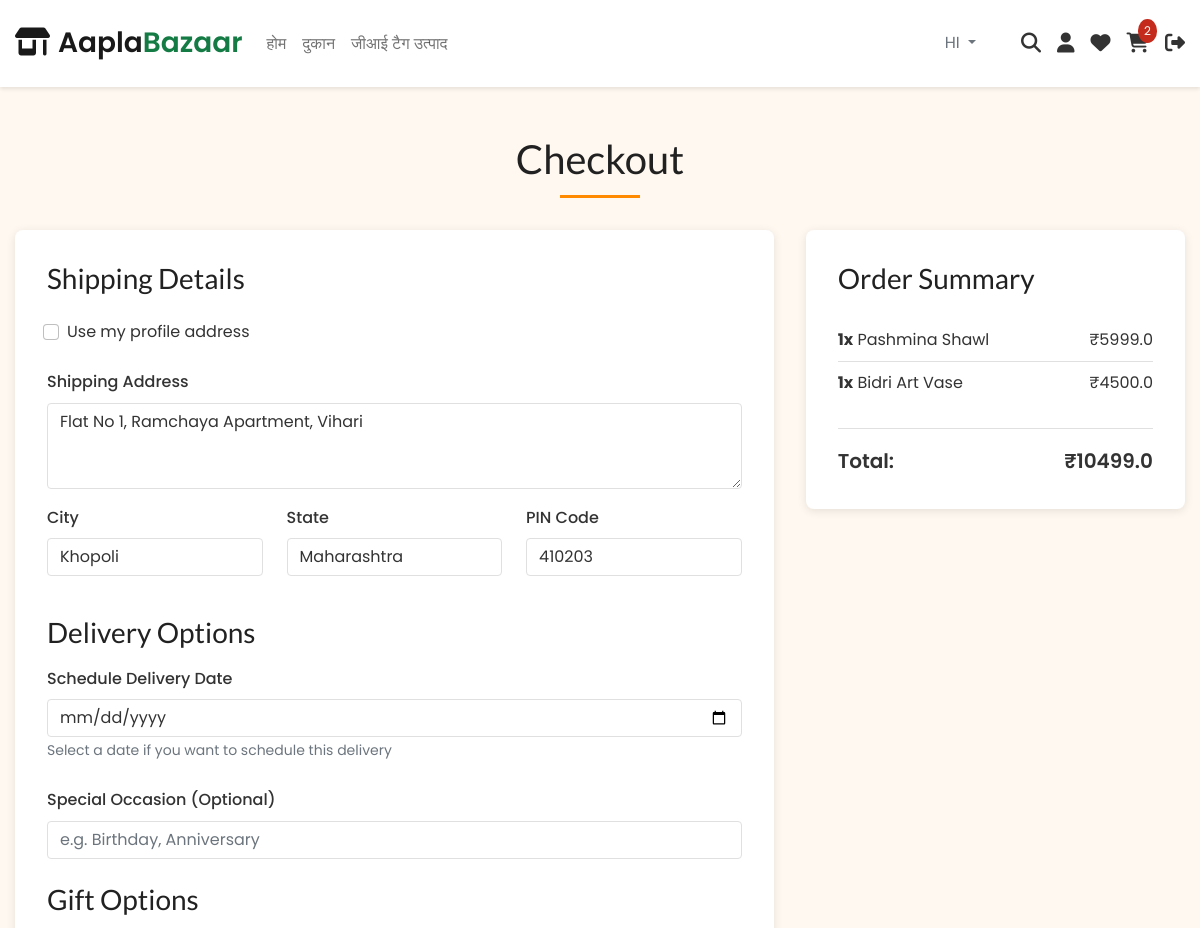
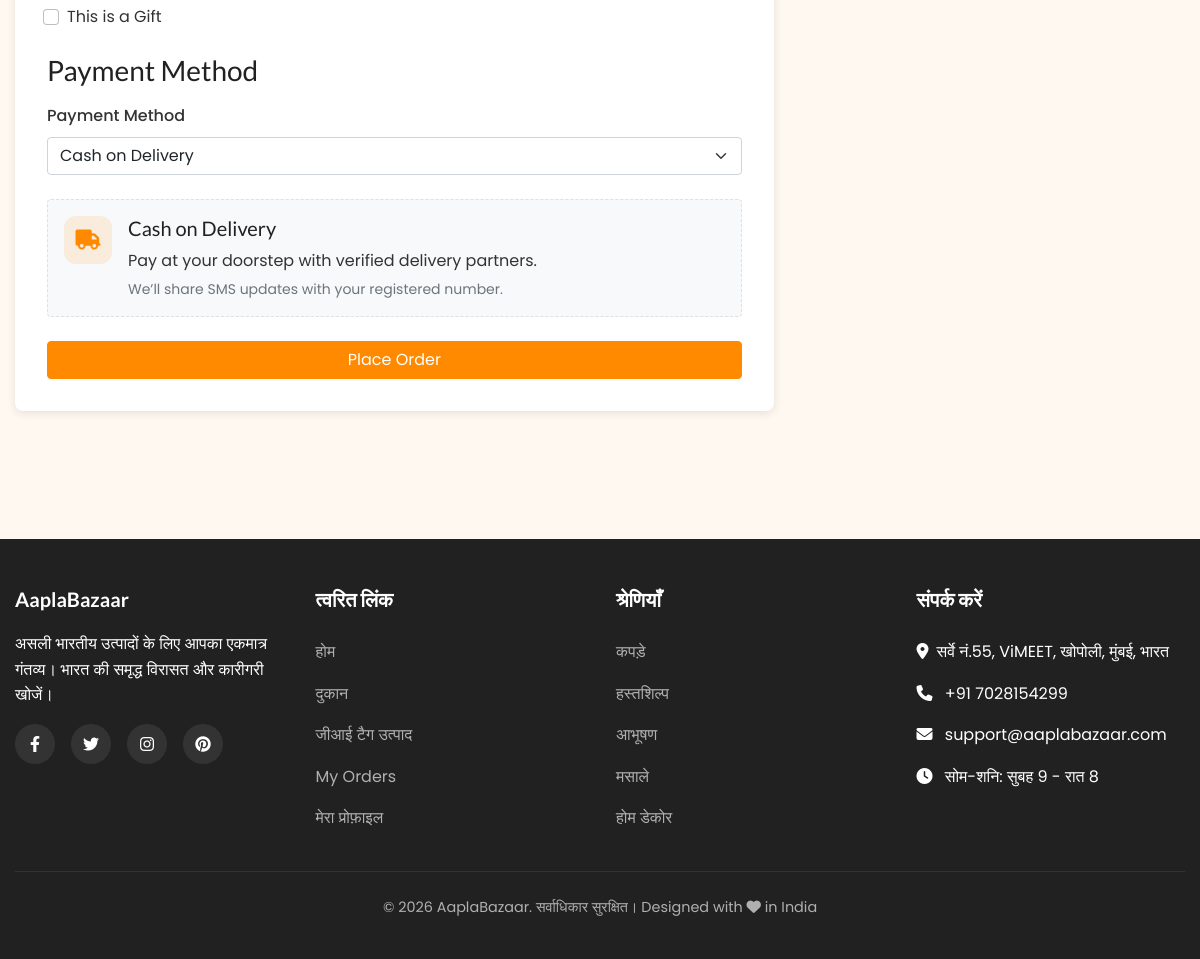
The app's page /checkout?lang=hi (signed in) with its own data (2 pictures, top to bottom).
### models.py (models this page shows, shortened)
class CartItem(db.Model):
    id = db.Column(db.Integer, primary_key=True)
    user_id = db.Column(db.Integer, db.ForeignKey('user.id'), nullable=False)
    product_id = db.Column(db.Integer, db.ForeignKey('product.id'), nullable=False)
    quantity = db.Column(db.Integer, nullable=False, default=1)
    added_at = db.Column(db.DateTime, default=datetime.utcnow)

class Product(db.Model):
    id = db.Column(db.Integer, primary_key=True)
    name = db.Column(db.String(128), nullable=False)
    description = db.Column(db.Text, nullable=False)
    price = db.Column(db.Float, nullable=False)
    discount_price = db.Column(db.Float, nullable=True)
    stock = db.Column(db.Integer, nullable=False, default=0)
    category = db.Column(db.String(64), nullable=False)
    image_url1 = db.Column(db.String(256), nullable=False)
    image_url2 = db.Column(db.String(256), nullable=True)
    image_url3 = db.Column(db.String(256), nullable=True)
    is_featured = db.Column(db.Boolean, default=False)
    is_gi_tagged = db.Column(db.Boolean, default=False)  # GI tagged products
    gi_tag_details = db.Column(db.Text, nullable=True)  # Description of GI tag
    origin = db.Column(db.String(64), nullable=True)  # Origin state/region in India
    created_at = db.Column(db.DateTime, default=datetime.utcnow)
    updated_at = db.Column(db.DateTime, default=datetime.utcnow, onupdate=datetime.utcnow)
    order_items = db.relationship('OrderItem', backref='product', lazy=True)
    cart_items = db.relationship('CartItem', backref='product', lazy=True)
    wishlist_items = db.relationship('WishlistItem', backref='product', lazy=True)
    reviews = db.relationship('Review', backref='product', lazy=True, cascade='all, delete-orphan')

### routes.py (the view, shortened to what this page needs)
@app.route('/checkout', methods=['GET', 'POST'])
@login_required
def checkout():
    cart_items = CartItem.query.filter_by(user_id=current_user.id).all()
    if not cart_items:
        flash('Your cart is empty. Add some products first.', 'info')
        return redirect(url_for('products'))
    total = sum(item.product.price * item.quantity for item in cart_items)
    form = CheckoutForm()
    if request.method == 'GET' and current_user.address:
        form.shipping_address.data = current_user.address
        form.shipping_city.data = current_user.city
        form.shipping_state.data = current_user.state
        form.shipping_pincode.data = current_user.pincode
    return render_template('checkout.html',
                           title='Checkout',
                           cart_items=cart_items,
                           total=total,
                           form=form,
                           upi_vpa=UPI_VPA,
                           upi_payee=UPI_PAYEE_NAME)

### app.py (called while the page is built)
def get_locale():
    lang = request.args.get('lang') or session.get('lang')
    supported = app.config.get("BABEL_SUPPORTED_LOCALES", ["en"])
    if lang in supported:
        session['lang'] = lang
        g.current_lang = lang
        return lang
    best = request.accept_languages.best_match(supported)
    g.current_lang = best or supported[0]
    return g.current_lang

@app.context_processor
def inject_now():
    from datetime import datetime
    return {'now': datetime.utcnow()}

@app.context_processor
def inject_language_tools():
    supported = app.config.get("BABEL_SUPPORTED_LOCALES", ["en"])
    current = get_locale()
    def build_lang_url(lang_code):
        args = request.args.to_dict()
        args['lang'] = lang_code
        view_args = request.view_args or {}
        endpoint = request.endpoint or 'index'
        try:
            return url_for(endpoint, **view_args, **args)
        except Exception:
            return url_for('index', lang=lang_code)
    from translations import translate
    return {
        'supported_languages': supported,
        'current_language': current,
        'build_lang_url': build_lang_url,
        't': lambda key, default=None: translate(current, key, default)
    }

### models.py (called while the page is built)
@login_manager.user_loader
def load_user(user_id):
    return User.query.get(int(user_id))

### translations.py (called while the page is built)
def translate(lang, key, default=None):
    if lang in translations and key in translations[lang]:
        return translations[lang][key]
    if key in translations.get("en", {}):
        return translations["en"][key]
    return default or key

### templates/checkout.html (shortened to what this page needs)
{% extends "base.html" %}
{% block content %}
<section class="py-5">
    <div class="container">
        <h1 class="section-title">Checkout</h1>
        <div class="checkout-container">
            <div class="checkout-form">
                <h3 class="mb-4">Shipping Details</h3>
                <form method="post" action="{{ url_for('checkout') }}" id="checkout-form">
                    {% if current_user.address %}
                    <div class="form-check mb-4">
                        <input class="form-check-input" type="checkbox" id="use-profile-address"
                               data-address="{{ current_user.address }}"
                               data-city="{{ current_user.city }}"
                               data-state="{{ current_user.state }}"
                               data-pincode="{{ current_user.pincode }}">
                        <label class="form-check-label" for="use-profile-address">
                            Use my profile address
                        </label>
                    </div>
                    {% endif %}
                    <div class="form-group mb-3">
                        {{ form.shipping_address.label(class="form-label") }}
                        {{ form.shipping_address(class="form-control" + (" is-invalid" if form.shipping_address.errors else ""), placeholder="Enter your complete shipping address", rows=3) }}
                    </div>
                    <div class="row">
                        <div class="col-md-4">
                            <div class="form-group mb-3">
                                {{ form.shipping_city.label(class="form-label") }}
                                {{ form.shipping_city(class="form-control" + (" is-invalid" if form.shipping_city.errors else ""), placeholder="City") }}
                            </div>
                        </div>
                        <div class="col-md-4">
                            <div class="form-group mb-3">
                                {{ form.shipping_state.label(class="form-label") }}
                                {{ form.shipping_state(class="form-control" + (" is-invalid" if form.shipping_state.errors else ""), placeholder="State") }}
                            </div>
                        </div>
                        <div class="col-md-4">
                            <div class="form-group mb-3">
                                {{ form.shipping_pincode.label(class="form-label") }}
                                {{ form.shipping_pincode(class="form-control" + (" is-invalid" if form.shipping_pincode.errors else ""), placeholder="PIN Code") }}
                            </div>
                        </div>
                    </div>
                    <h3 class="mt-4 mb-3">Delivery Options</h3>
                    <div class="form-group mb-4">
                        {{ form.scheduled_date.label(class="form-label") }}
                        {{ form.scheduled_date(class="form-control datepicker", type="date") }}
                        <small class="text-muted">Select a date if you want to schedule this delivery</small>
                    </div>
                    <div class="form-group mb-4">
                        {{ form.schedule_note.label(class="form-label") }}
                        {{ form.schedule_note(class="form-control", placeholder="e.g. Birthday, Anniversary") }}
                    </div>
                    <h3 class="mt-4 mb-3">Gift Options</h3>
                    <div class="form-check mb-3">
                        {{ form.is_gift(class="form-check-input") }}
                        {{ form.is_gift.label(class="form-check-label") }}
                    </div>
                    <h3 class="mt-4 mb-3">Payment Method</h3>
                    <div class="form-group mb-4">
                        {{ form.payment_method.label(class="form-label") }}
                        {{ form.payment_method(class="form-select" + (" is-invalid" if form.payment_method.errors else "")) }}
                    </div>
                    <div id="cod-info" class="payment-info bg-light p-3 rounded mb-4">
                        <div class="d-flex align-items-start">
                            <div class="payment-icon cod me-3">
                                <i class="fas fa-truck"></i>
                            </div>
                            <div>
                                <h5 class="mb-2">Cash on Delivery</h5>
                                <p class="mb-1">Pay at your doorstep with verified delivery partners.</p>
                                <p class="text-muted small mb-0">We’ll share SMS updates with your registered number.</p>
                            </div>
                        </div>
                    </div>
                    <div class="d-grid">
                        {{ form.submit(class="btn btn-primary btn-lg") }}
                    </div>
                </form>
            </div>
            <div class="checkout-summary">
                <h3 class="mb-4">Order Summary</h3>
                <div class="checkout-items">
                    {% for item in cart_items %}
                    <div class="checkout-item">
                        <div>
                            <strong>{{ item.quantity }}x</strong> {{ item.product.name }}
                        </div>
                        <div>₹{{ item.product.price * item.quantity }}</div>
                    </div>
                    {% endfor %}
                </div>
                <div class="checkout-total">
                    <span>Total:</span>
                    <span data-base-total="{{ total }}">₹{{ total }}</span>
                </div>
            </div>
        </div>
    </div>
</section>
{% endblock %}

### static/css/style.css (style rules this page uses)
:root { --primary-color: #FF8A00; --secondary-color: #147B45; --accent-color: #C42B1C; --light-accent: #FFAC33; --dark-accent: #8C3B0C; --text-color: #333333; --light-bg: #FFF8F0; --white: #ffffff; --light-gray: #F5F5F5; --medium-gray: #E0E0E0; --dark-gray: #757575; --black: #212121; --success-color: #4CAF50; --warning-color: #FF9800; --danger-color: #F44336; --info-color: #2196F3; }
body { font-family: 'Poppins', sans-serif; color: var(--text-color); background-color: var(--light-bg); margin: 0; padding: 0; line-height: 1.6; }
h1, h2, h3, h4, h5, h6 { font-family: 'Lato', sans-serif; color: var(--black); margin-top: 0; }
.container { width: 100%; max-width: 1200px; margin: 0 auto; padding: 0 15px; }
.btn { display: inline-block; font-weight: 400; text-align: center; white-space: nowrap; vertical-align: middle; user-select: none; border: 1px solid transparent; padding: 0.375rem 0.75rem; font-size: 1rem; line-height: 1.5; border-radius: 0.25rem; transition: all 0.15s ease-in-out; cursor: pointer; }
.btn-primary { color: var(--white); background-color: var(--primary-color); border-color: var(--primary-color); }
.section-title { text-align: center; margin-bottom: 2rem; position: relative; padding-bottom: 15px; }
.section-title:after { content: ''; position: absolute; bottom: 0; left: 50%; width: 80px; height: 3px; background-color: var(--primary-color); transform: translateX(-50%); }
.form-group { margin-bottom: 1rem; }
.form-label { display: block; margin-bottom: 0.5rem; font-weight: 500; }
.form-control { display: block; width: 100%; padding: 0.375rem 0.75rem; font-size: 1rem; line-height: 1.5; color: var(--text-color); background-color: var(--white); background-clip: padding-box; border: 1px solid var(--medium-gray); border-radius: 0.25rem; transition: border-color 0.15s ease-in-out, box-shadow 0.15s ease-in-out; }
.form-check { position: relative; display: block; padding-left: 1.25rem; }
.form-check-input { position: absolute; margin-top: 0.3rem; margin-left: -1.25rem; }
.checkout-container { display: grid; grid-template-columns: 2fr 1fr; gap: 2rem; margin: 2rem 0; }
.checkout-form { background-color: var(--white); padding: 2rem; border-radius: 8px; box-shadow: 0 2px 10px rgba(0, 0, 0, 0.1); }
.checkout-summary { background-color: var(--white); padding: 2rem; border-radius: 8px; box-shadow: 0 2px 10px rgba(0, 0, 0, 0.1); align-self: flex-start; }
.checkout-items { margin-bottom: 1.5rem; }
.checkout-item { display: flex; justify-content: space-between; padding: 0.5rem 0; border-bottom: 1px solid var(--medium-gray); }
.checkout-item:last-child { border-bottom: none; }
.checkout-total { display: flex; justify-content: space-between; font-size: 1.25rem; font-weight: 600; margin-top: 1rem; padding-top: 1rem; border-top: 1px solid var(--medium-gray); }
.payment-info { border: 1px dashed var(--medium-gray); }
.payment-icon { width: 48px; height: 48px; border-radius: 12px; display: grid; place-items: center; color: var(--primary-color); background: rgba(255, 138, 0, 0.12); font-size: 1.25rem; }

### records on screen
CartItem: quantity "1", product.name "Pashmina Shawl", item.product.price*item.quantity "5999.0"
CartItem: quantity "1", product.name "Bidri Art Vase", item.product.price*item.quantity "4500.0"

### other values on screen
{{ t('nav.home', 'Home') }} "होम"
{{ t('nav.shop', 'Shop') }} "दुकान"
{{ t('nav.gi', 'GI Tagged Products') }} "जीआई टैग उत्पाद"
{{ current_language|upper }} "HI"
{{ current_user.cart_items|length }} "2"
{{ total }} "10499.0"
{{ t('footer.title', 'AaplaBazaar') }} "AaplaBazaar"
{{ t('footer.quick_links', 'Quick Links') }} "त्वरित लिंक"
{{ t('nav.profile', 'My Account') }} "मेरा प्रोफ़ाइल"
{{ t('footer.categories', 'Categories') }} "श्रेणियाँ"
{{ t('categories.clothing', 'Clothing') }} "कपड़े"
{{ t('categories.handicrafts', 'Handicrafts') }} "हस्तशिल्प"
{{ t('categories.jewelry', 'Jewelry') }} "आभूषण"
{{ t('categories.spices', 'Spices') }} "मसाले"
{{ t('categories.home_decor', 'Home Decor') }} "होम डेकोर"
